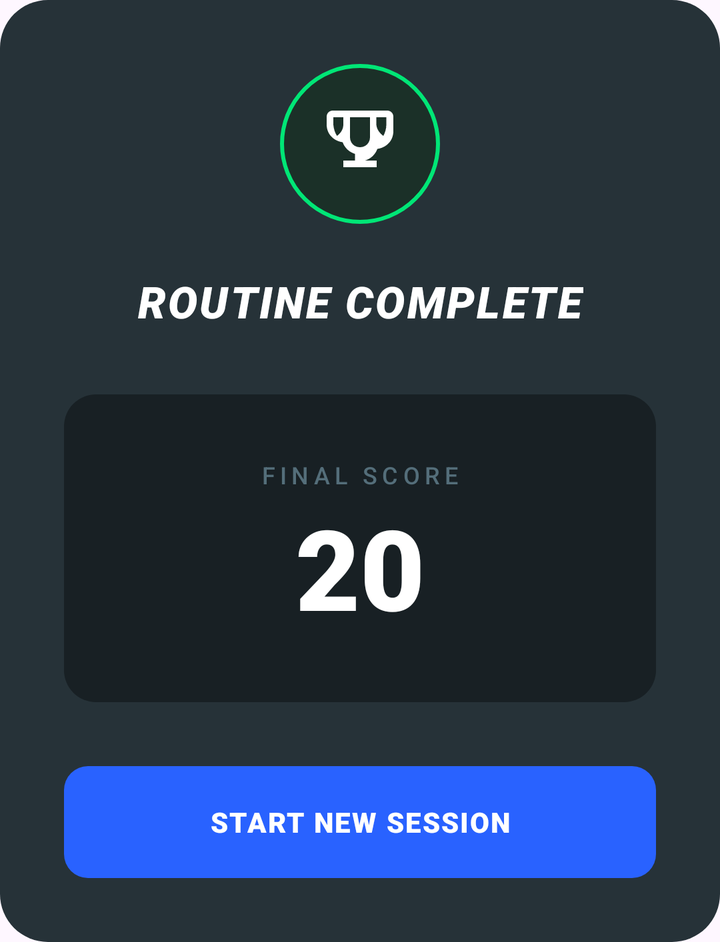
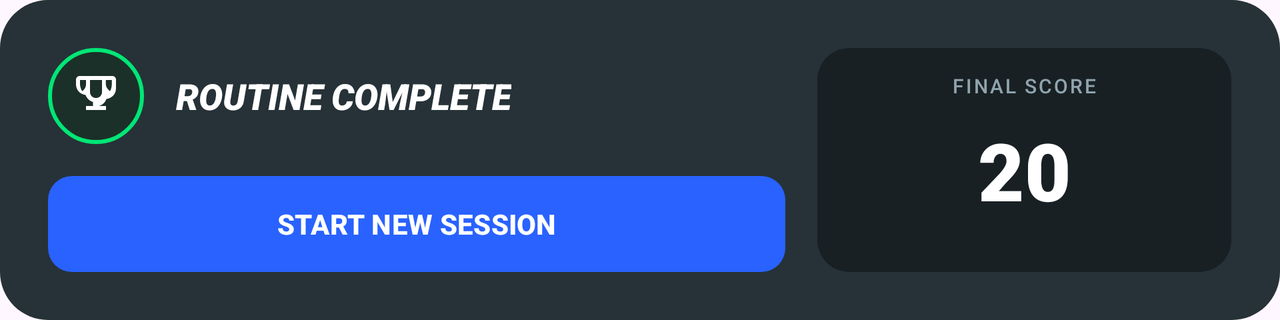

The same Android screen from two of the app's own layout files: first res/layout/ as a phone draws it, then the repository's variant for another configuration, drawn on a device whose configuration selects that folder. Both files follow.
<!-- AndroidManifest.xml: application theme Theme.Assignment1COS30017JAN2026 -->
<!-- res/layout/dialog_completion.xml -->
<?xml version="1.0" encoding="utf-8"?>
<androidx.constraintlayout.widget.ConstraintLayout xmlns:android="http://schemas.android.com/apk/res/android"
    xmlns:app="http://schemas.android.com/apk/res-auto"
    xmlns:tools="http://schemas.android.com/tools"
    android:layout_width="match_parent"
    android:layout_height="wrap_content"
    android:background="@drawable/bg_dialog_surface"
    android:padding="32dp">

    
    <ImageView
        android:id="@+id/imgDialogIconBg"
        android:layout_width="80dp"
        android:layout_height="80dp"
        android:background="@drawable/bg_circle_success"
        app:layout_constraintTop_toTopOf="parent"
        app:layout_constraintStart_toStartOf="parent"
        app:layout_constraintEnd_toEndOf="parent" />

    <ImageView
        android:id="@+id/imgDialogIcon"
        android:layout_width="40dp"
        android:layout_height="40dp"
        android:src="@drawable/ic_trophy"
        app:layout_constraintTop_toTopOf="@id/imgDialogIconBg"
        app:layout_constraintBottom_toBottomOf="@id/imgDialogIconBg"
        app:layout_constraintStart_toStartOf="@id/imgDialogIconBg"
        app:layout_constraintEnd_toEndOf="@id/imgDialogIconBg"
        app:tint="#FFFFFF"/>

    
    <TextView
        android:id="@+id/tvDialogTitle"
        android:layout_width="wrap_content"
        android:layout_height="wrap_content"
        android:layout_marginTop="24dp"
        android:fontFamily="sans-serif-black"
        android:text="@string/dialog_title_success"
        android:textColor="#FFFFFF"
        android:textSize="22sp"
        android:textStyle="italic"
        android:letterSpacing="0.05"
        android:textAllCaps="true"
        app:layout_constraintTop_toBottomOf="@id/imgDialogIconBg"
        app:layout_constraintStart_toStartOf="parent"
        app:layout_constraintEnd_toEndOf="parent" />

    
    <androidx.constraintlayout.widget.ConstraintLayout
        android:id="@+id/layoutScoreCard"
        android:layout_width="0dp"
        android:layout_height="wrap_content"
        android:layout_marginTop="32dp"
        android:background="@drawable/bg_card_inset"
        android:paddingVertical="32dp"
        app:layout_constraintTop_toBottomOf="@id/tvDialogTitle"
        app:layout_constraintStart_toStartOf="parent"
        app:layout_constraintEnd_toEndOf="parent">

        <TextView
            android:id="@+id/tvScoreLabel"
            android:layout_width="wrap_content"
            android:layout_height="wrap_content"
            android:fontFamily="sans-serif-medium"
            android:text="@string/label_final_score"
            android:textColor="#546E7A"
            android:textSize="12sp"
            android:letterSpacing="0.2"
            android:textAllCaps="true"
            app:layout_constraintTop_toTopOf="parent"
            app:layout_constraintStart_toStartOf="parent"
            app:layout_constraintEnd_toEndOf="parent" />

        <TextView
            android:id="@+id/tvDialogScore"
            android:layout_width="wrap_content"
            android:layout_height="wrap_content"
            android:layout_marginTop="8dp"
            android:fontFamily="sans-serif-black"
            android:text="20"
            android:textColor="#FFFFFF"
            android:textSize="56sp"
            android:includeFontPadding="false"
            app:layout_constraintTop_toBottomOf="@id/tvScoreLabel"
            app:layout_constraintStart_toStartOf="parent"
            app:layout_constraintEnd_toEndOf="parent" />

    </androidx.constraintlayout.widget.ConstraintLayout>

    
    <Button
        android:id="@+id/btnDialogRestart"
        android:layout_width="0dp"
        android:layout_height="56dp"
        android:layout_marginTop="32dp"
        android:background="@drawable/bg_button_blue_rounded"
        app:backgroundTint="@null"
        android:text="@string/btn_new_session"
        android:textColor="#FFFFFF"
        android:textSize="14sp"
        android:fontFamily="sans-serif-black"
        android:textAllCaps="true"
        android:letterSpacing="0.05"
        app:layout_constraintTop_toBottomOf="@id/layoutScoreCard"
        app:layout_constraintStart_toStartOf="parent"
        app:layout_constraintEnd_toEndOf="parent" />

</androidx.constraintlayout.widget.ConstraintLayout>
<!-- resources referenced by this layout -->
<resources>
  <!-- drawable bg_button_blue_rounded (drawable) -->
  <?xml version="1.0" encoding="utf-8"?>
  <selector xmlns:android="http://schemas.android.com/apk/res/android">
      <item android:state_pressed="true">
          <shape>
              <solid android:color="#1A47CC" />
              <corners android:radius="12dp" />
          </shape>
      </item>
      <item>
          <shape>
              <solid android:color="#2962FF" />
              <corners android:radius="12dp" />
          </shape>
      </item>
  </selector>
  <!-- drawable bg_card_inset (drawable) -->
  <?xml version="1.0" encoding="utf-8"?>
  <shape xmlns:android="http://schemas.android.com/apk/res/android">
      <solid android:color="#182024" />
      <corners android:radius="16dp" />
  </shape>
  <!-- drawable bg_circle_success (drawable) -->
  <?xml version="1.0" encoding="utf-8"?>
  <shape xmlns:android="http://schemas.android.com/apk/res/android"
      android:shape="oval">
      <solid android:color="#1B3028" />
      <stroke android:width="2dp" android:color="#00E676" />
  </shape>
  <!-- drawable bg_dialog_surface (drawable) -->
  <?xml version="1.0" encoding="utf-8"?>
  <shape xmlns:android="http://schemas.android.com/apk/res/android">
      <solid android:color="#263238" />
      <corners android:radius="24dp" />
  </shape>
  <!-- drawable ic_trophy (drawable) -->
  <vector xmlns:android="http://schemas.android.com/apk/res/android"
      android:width="24dp"
      android:height="24dp"
      android:viewportWidth="24"
      android:viewportHeight="24">
      <path
          android:fillColor="#00E676"
          android:pathData="M20.2,2H3.8C2.8,2,2,2.8,2,3.8v2.4C2,9,4,11.1,6.8,11.5C7.4,13.2,8.8,14.5,10.5,15v2H7v2h10v-2h-3.5c1.7-0.5,3.1-1.8,3.7-3.5c2.8-0.4,4.8-2.5,4.8-5.3V3.8C22,2.8,21.2,2,20.2,2z M4,6.2V4h3v2.2C7,7.6,6.2,8.8,5.1,9.6C4.5,8.7,4.1,7.5,4,6.2z M12,13c-1.7,0-3-1.3-3-3V4h6v6C15,11.7,13.7,13,12,13z M19,9.6c-1.1-0.8-2-2-2.1-3.4V4h3v2.2C19.9,7.5,19.5,8.7,19,9.6z"/>
  </vector>
  <string name="btn_new_session">START NEW SESSION</string>
  <string name="dialog_title_success">ROUTINE COMPLETE</string>
  <string name="label_final_score">FINAL SCORE</string>
  <style name="Theme.Assignment1COS30017JAN2026" parent="Base.Theme.Assignment1COS30017JAN2026" />
  <style name="Base.Theme.Assignment1COS30017JAN2026" parent="Theme.Material3.DayNight.NoActionBar">
          
          
      </style>
</resources>
<!-- res/layout-land/dialog_completion.xml (the repository's variant of the layout above) -->
<!-- drawn on the phone turned sideways -->
<?xml version="1.0" encoding="utf-8"?>
<LinearLayout xmlns:android="http://schemas.android.com/apk/res/android"
    xmlns:app="http://schemas.android.com/apk/res-auto"
    android:layout_width="match_parent"
    android:layout_height="wrap_content"
    android:background="@drawable/bg_dialog_surface"
    android:orientation="horizontal"
    android:padding="24dp"
    android:baselineAligned="false">

    
    <LinearLayout
        android:layout_width="0dp"
        android:layout_height="wrap_content"
        android:layout_weight="1.3"
        android:orientation="vertical"
        android:gravity="center_vertical|start"
        android:paddingEnd="16dp">

        <LinearLayout
            android:layout_width="match_parent"
            android:layout_height="wrap_content"
            android:orientation="horizontal"
            android:gravity="center_vertical"
            android:layout_marginBottom="16dp">

            <ImageView
                android:id="@+id/imgDialogIconBg"
                android:layout_width="48dp"
                android:layout_height="48dp"
                android:background="@drawable/bg_circle_success"
                android:src="@drawable/ic_trophy"
                android:padding="0dp"
                app:tint="#FFFFFF"
                android:scaleType="centerInside"/>

            <TextView
                android:id="@+id/tvDialogTitle"
                android:layout_width="wrap_content"
                android:layout_height="wrap_content"
                android:layout_marginStart="16dp"
                android:fontFamily="sans-serif-black"
                android:text="ROUTINE COMPLETE"
                android:textColor="#FFFFFF"
                android:textSize="18sp"
                android:textStyle="italic"
                android:textAllCaps="true"/>
        </LinearLayout>


        <Button
            android:id="@+id/btnDialogRestart"
            android:layout_width="match_parent"
            android:layout_height="48dp"
            android:background="@drawable/bg_button_blue_rounded"
            android:text="START NEW SESSION"
            android:textColor="#FFFFFF"
            android:textSize="14sp"
            android:textStyle="bold"
            app:backgroundTint="@null"/>

    </LinearLayout>

    
    <androidx.constraintlayout.widget.ConstraintLayout
        android:id="@+id/layoutScoreCard"
        android:layout_width="0dp"
        android:layout_height="match_parent"
        android:layout_weight="0.7"
        android:background="@drawable/bg_card_inset"
        android:padding="12dp">

        <TextView
            android:id="@+id/tvScoreLabel"
            android:layout_width="wrap_content"
            android:layout_height="wrap_content"
            android:fontFamily="sans-serif-medium"
            android:text="FINAL SCORE"
            android:textColor="#90A4AE"
            android:textSize="10sp"
            android:letterSpacing="0.1"
            app:layout_constraintTop_toTopOf="parent"
            app:layout_constraintStart_toStartOf="parent"
            app:layout_constraintEnd_toEndOf="parent"/>

        <TextView
            android:id="@+id/tvDialogScore"
            android:layout_width="wrap_content"
            android:layout_height="wrap_content"
            android:fontFamily="sans-serif-black"
            android:text="20"
            android:textColor="#FFFFFF"
            android:textSize="40sp"
            android:includeFontPadding="false"
            app:layout_constraintTop_toBottomOf="@id/tvScoreLabel"
            app:layout_constraintBottom_toBottomOf="parent"
            app:layout_constraintStart_toStartOf="parent"
            app:layout_constraintEnd_toEndOf="parent"/>

    </androidx.constraintlayout.widget.ConstraintLayout>

</LinearLayout>
<!-- resources referenced by the variant -->
<!-- as the phone turned sideways resolves them -->
<resources>
  <!-- drawable bg_button_blue_rounded (drawable) -->
  <?xml version="1.0" encoding="utf-8"?>
  <selector xmlns:android="http://schemas.android.com/apk/res/android">
      <item android:state_pressed="true">
          <shape>
              <solid android:color="#1A47CC" />
              <corners android:radius="12dp" />
          </shape>
      </item>
      <item>
          <shape>
              <solid android:color="#2962FF" />
              <corners android:radius="12dp" />
          </shape>
      </item>
  </selector>
  <!-- drawable bg_card_inset (drawable) -->
  <?xml version="1.0" encoding="utf-8"?>
  <shape xmlns:android="http://schemas.android.com/apk/res/android">
      <solid android:color="#182024" />
      <corners android:radius="16dp" />
  </shape>
  <!-- drawable bg_circle_success (drawable) -->
  <?xml version="1.0" encoding="utf-8"?>
  <shape xmlns:android="http://schemas.android.com/apk/res/android"
      android:shape="oval">
      <solid android:color="#1B3028" />
      <stroke android:width="2dp" android:color="#00E676" />
  </shape>
  <!-- drawable bg_dialog_surface (drawable) -->
  <?xml version="1.0" encoding="utf-8"?>
  <shape xmlns:android="http://schemas.android.com/apk/res/android">
      <solid android:color="#263238" />
      <corners android:radius="24dp" />
  </shape>
  <!-- drawable ic_trophy (drawable) -->
  <vector xmlns:android="http://schemas.android.com/apk/res/android"
      android:width="24dp"
      android:height="24dp"
      android:viewportWidth="24"
      android:viewportHeight="24">
      <path
          android:fillColor="#00E676"
          android:pathData="M20.2,2H3.8C2.8,2,2,2.8,2,3.8v2.4C2,9,4,11.1,6.8,11.5C7.4,13.2,8.8,14.5,10.5,15v2H7v2h10v-2h-3.5c1.7-0.5,3.1-1.8,3.7-3.5c2.8-0.4,4.8-2.5,4.8-5.3V3.8C22,2.8,21.2,2,20.2,2z M4,6.2V4h3v2.2C7,7.6,6.2,8.8,5.1,9.6C4.5,8.7,4.1,7.5,4,6.2z M12,13c-1.7,0-3-1.3-3-3V4h6v6C15,11.7,13.7,13,12,13z M19,9.6c-1.1-0.8-2-2-2.1-3.4V4h3v2.2C19.9,7.5,19.5,8.7,19,9.6z"/>
  </vector>
  <style name="Theme.Assignment1COS30017JAN2026" parent="Base.Theme.Assignment1COS30017JAN2026" />
  <style name="Base.Theme.Assignment1COS30017JAN2026" parent="Theme.Material3.DayNight.NoActionBar">
          
          
      </style>
</resources>
